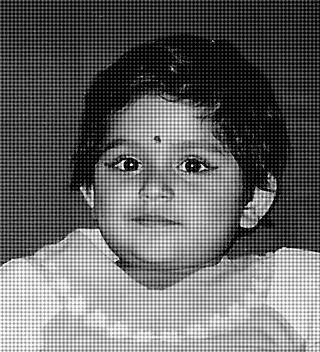
%> input picture lab5/ayantika.tif, 320 x 352 px
$ octave Lab5Q4.m   (GNU Octave 9; MATLAB toolbox functions it lacks are replaced by stand-ins)
%> lines starting %> are read from the running program, lines starting %| are printed output that depends on the picture
% MATLAB code for spectral analysis and lowpass filtering of an image
% see section 17.6, Fig. 17.20, Fig. 17.21
%
% reading the image 'ayantika.tif'
I = imread('ayantika.tif');
%> I is the input picture: size 352x320 uint8; min 0, max 255, mean 102
Iu=I;     % copy of original image
imshow(I)                   % display the image
fprintf('\nThe image Ayantika has been displayed')
fprintf('\nPress any key to continue')
pause
I = double(I);
%> I: size 352x320 double
I = I - mean(mean(I));
% 2D Bartlett window
x = bartlett(32);
for i = 1:32
    zx(i,:) = x';
	zy(:,i) = x ;
end
bartlett2D = zx .* zy;
%
n = 0;
% calculate power spectrum
P = zeros(256,256);
for (i = 1:16:320)
    for (j = 1:16:288)
        Isub = I(i:i+31,j:j+31).*bartlett2D;
        P = P + fftshift(fft2(Isub,256,256));
        n = n + 1;
    end
end
%> after the loop, n = 360
Pabs = (abs(P)/n).^2;
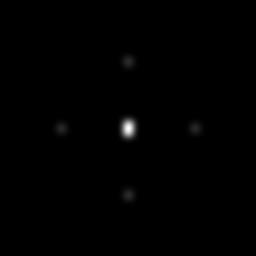
%> Pabs: size 256x256 double; min 9.03e-05, max 891425.6, mean 3264.2; drawn with min black and max white
mesh([-128:127]*2/256,[-128:127]*2/256,Pabs/max(max(Pabs)));
xlabel('Horizontal Frequency'); ylabel('Vertical Frequency');
zlabel('Image Power Spectrum (in dB)');
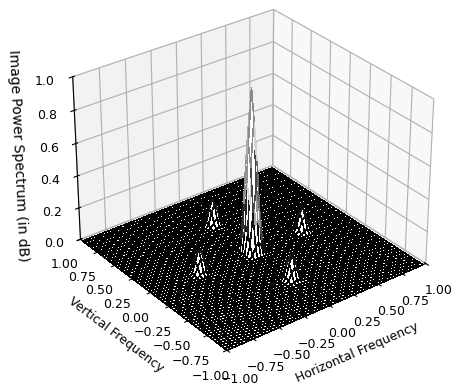
%> figure redrawn from the program's plot data
print -dtiff plot1.tiff
fprintf('\nThe Image Power Spectrum has been displayed and saved')
fprintf('\nPress any key to continue')
pause


filter_coeff = [1 2 3 2 1; 2  3  4  3 2; 3  4  5  4 3; 2  3  4  3  2; 1  2  3  2 1]/65 ;
% Frequency Response plot
spec = fft2(filter_coeff,128,128) ;     % Frequency spectrum of 2-D Filter
R = abs(spec(1:65,1:65)) ;
mesh(R), grid
xlabel('Horizontal Frequency')
ylabel('Vertical Frequency');
zlabel('Frequency Response');
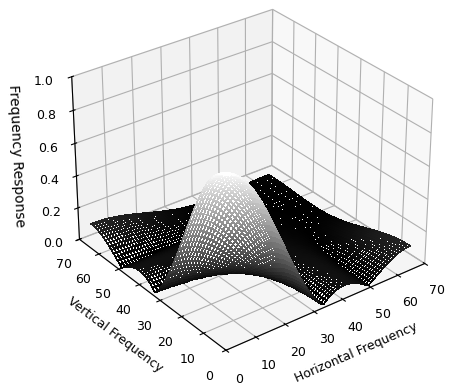
%> figure redrawn from the program's plot data
print -dtiff plot.tiff
fprintf('\nThe Frequency Response of the 2-D Filter has been displayed and saved')
fprintf('\nPress any key to continue')
pause
%
% Digital filtering the image
filtered_image = filter2(filter_coeff, double(I)) ;
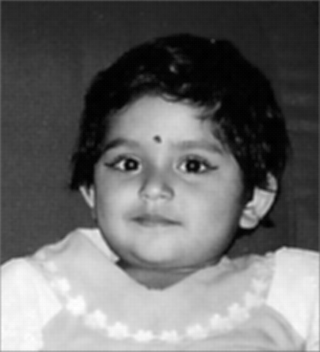
%> filtered_image: size 352x320 double; min -87.69, max 120.8, mean -0.1; drawn with min black and max white
imshow(uint8(filtered_image))
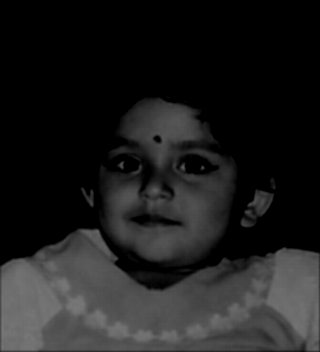
%> displayed picture: size 352x320, on the screen's scale of 0 to 255; min 0, max 121, mean 29.8
%imshow(Iu)
imwrite(uint8(filtered_image),'ayantika_filt.tif','tif') ;
fprintf('\nThe Filtered Image has been displayed and saved')
